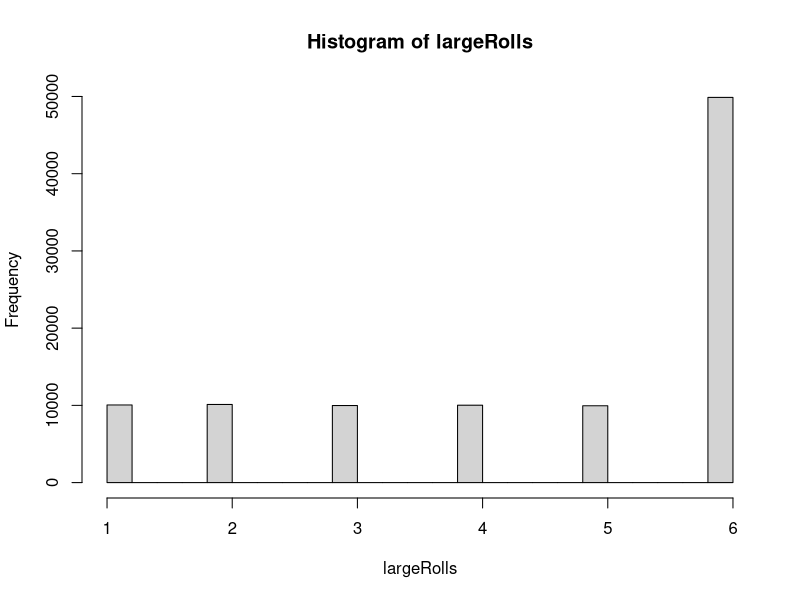
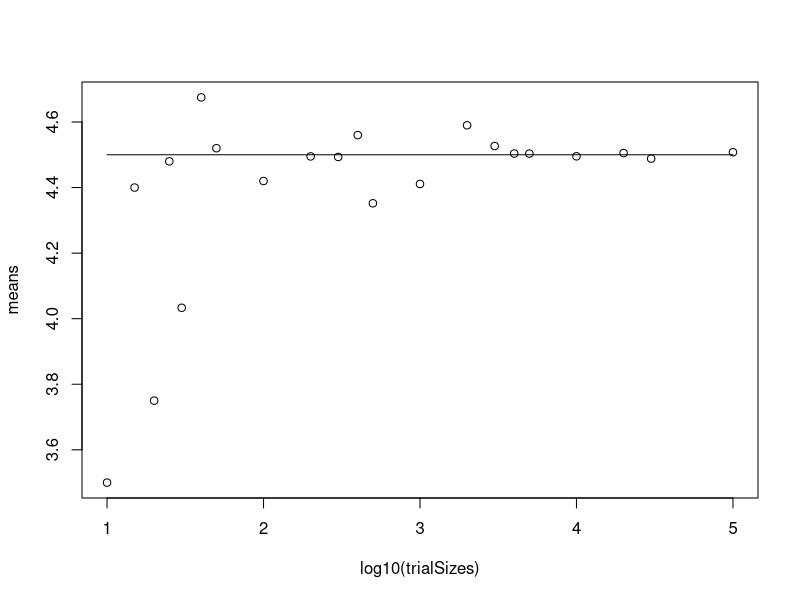
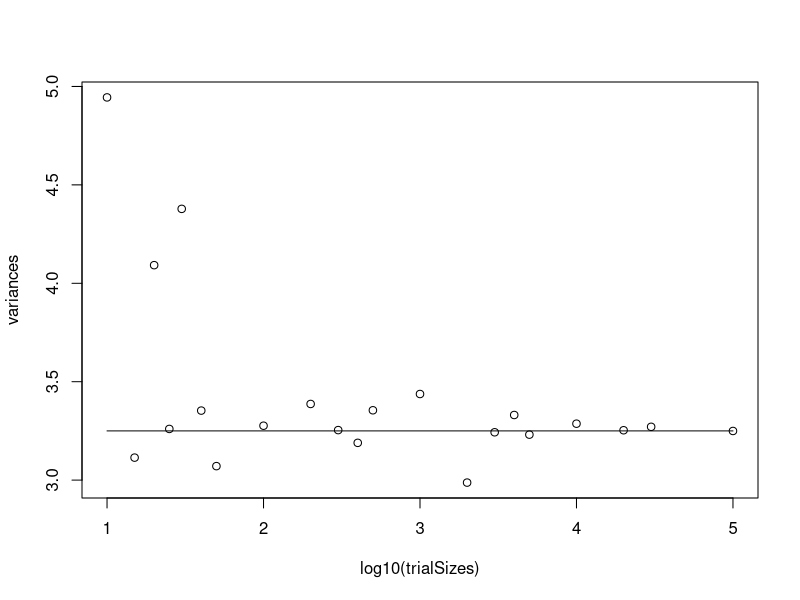

Write R code to recreate these figures, in order.
#Question 1 - What is the mean and variance for the loaded dice?

# The mean is 4.5
# The Variance is 3.25

#Question 2 - Make a function in R that “rolls” this dice; return a vector containing the rolls.

#make die
rollLoadedDie <- function(x) {
  probs <- c(rep(0.1, 5), 0.5)
  sample(1:6, size = x, replace = TRUE, prob = probs)
}

#roll die
myRolls <- rollLoadedDie(10000)
myRolls


#Question 3 - Make a histogram of some large number of rolls.  Do the rolls of the loaded die approximate a uniform distribution?

#roll die
largeRolls <- rollLoadedDie(100000)

#create histogram
hist(largeRolls)

mean(largeRolls)
var(largeRolls)

#This is not a uniform distribution

#Question 4 -Modify the code on Slide #57 of lecture #2 so that the means vs. trial size plots are from the loaded die.  
#Generate these plots a few times.  
#How many rolls appear to be necessary to get convergence on the expected values for the mean and variance?

rm(list=ls())
trialSizes <- c(10, 15, 20,25, 30, 40,50,100,200,300,400,500,1000,2000, 3000, 4000, 5000, 10000, 20000, 30000, 100000)
means<- vector(mode="double", length =length(trialSizes))
variances <- vector(mode = "double", length = length(trialSizes))

for (i in 1:length(trialSizes)){
  rolls <- vector(length=trialSizes[i], mode="double")
  
  for(j in 1:trialSizes[i]){
    #added probalities
    probs <- c(rep(0.1, 5), 0.5)
    rolls[j] <- sample(1:6,1,replace = TRUE, prob = probs)
    
  }
  means[i] <- mean(rolls);
  variances[i] <- var(rolls)
}

plot(log10(trialSizes), means)
#changed to correct mean
lines(log10(trialSizes), rep(4.5, length(trialSizes)))

plot(log10(trialSizes), variances)
#changed to correct variance
lines(log10(trialSizes), rep(3.25, length(trialSizes)))

#Log10 of trialSize 1000 is necessary to get convergence on the expected values for the mean and variance
